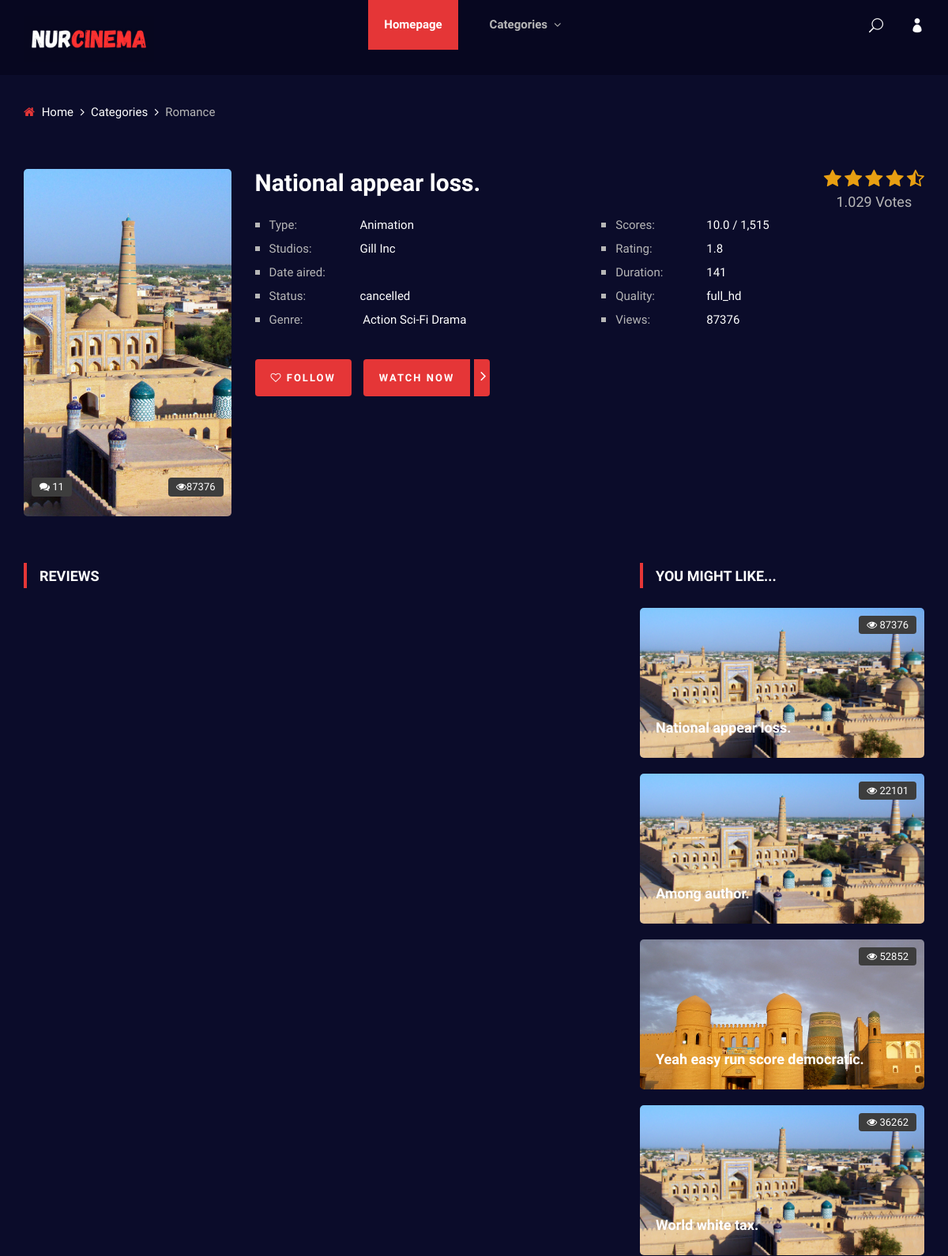
Before: /movie/national-appear-loss/ (upper part) with the older database file.
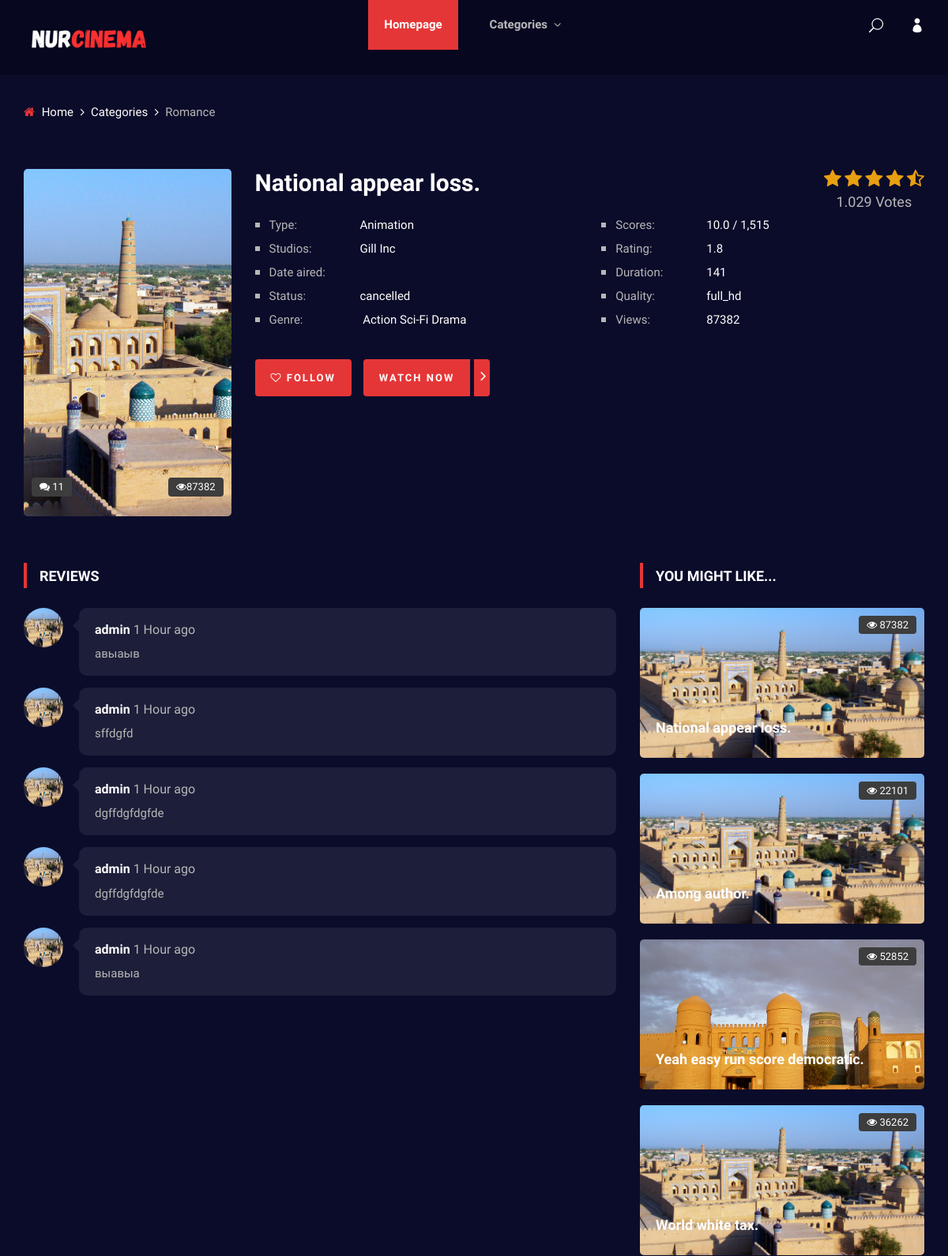
After: the same page with the newer database file.
### movies/models.py (models this page shows, shortened)
class Movie(Model):
    title = CharField(max_length=555, help_text="Kino sarlavhasi")
    description = TextField(help_text="Kino tavsilotlari")
    duration = IntegerField(help_text="Kino davomiyligi (minutda)")
    movie_type = CharField(max_length=255, help_text="Kino janri")
    studios = CharField(max_length=350, help_text="Ishlab chiqaruvchi studio")
    release_date = DateField(help_text="Kino premyerasi sana")
    rating = FloatField(help_text="Kino reytingi")
    views = IntegerField(help_text="Ko'rishlar soni")
    is_active = BooleanField(default=True, help_text="Aktivligi")
    quality = CharField(max_length=20, choices=QualityChoices.choices)
    scores = FloatField(help_text="Scoring")
    status = CharField(max_length=25, choices=MovieStatusChoices.choices,
                       default=MovieStatusChoices.COMING_SOON,
                       help_text="Kino statusi")
    image = ImageField(upload_to='movie_images/', help_text="Kino banneri")
    video = FileField(upload_to='movies/', help_text="Kino/Treyler fayli")
    thumb = FileField(upload_to='movie_thumbs/', help_text="Thumb fayli",
                      null=True, blank=True)
    type = CharField(max_length=20, choices=MovieTypeChoices.choices,
                     default=MovieTypeChoices.REGULAR,
                     help_text="Kino joylashuvi")
    slug = SlugField(unique=True, null=True, blank=True)
    created_at = DateTimeField(auto_now=True)
    updated_at = DateTimeField(auto_now_add=True)
    movie_genre = ManyToManyField('Genre', through='MovieGenre')

class MovieGenre(Model):
    movie = ForeignKey(Movie, on_delete=CASCADE)
    genre = ForeignKey(Genre, on_delete=CASCADE)

class Genre(Model):
    name = CharField(max_length=255, help_text="Kino Janri")

### users/models.py (models this page shows)
class UserReview(Model):
    user = ForeignKey(User, on_delete=CASCADE)
    movie = ForeignKey(Movie, on_delete=CASCADE)
    comment = TextField()

class User(AbstractUser):
    pass

### movies/views.py (the view, shortened to what this page needs)
# urls.py: path('movie/<slug:slug>/', movie_detail, name='movie_detail'),
def movie_detail(request, slug):
    movies = Movie.objects.get(slug=slug)
    reviews = UserReview.objects.order_by('-id')
    you_might_like = Movie.objects.filter(type=movies.type)[:4]
    context = {
        'movie': movies,
        'reviews': reviews,
        'you_might_like': you_might_like
        }
    return render(request, 'movie-details.html', context=context)

### movies/context_processors.py (called while the page is built)
def movie_detail_slug(request):
    movie_detail_slug = Movie.objects.first().slug
    return {'movie_detail_slug': movie_detail_slug}

### templates/movie-details.html (shortened to what this page needs)
{% extends 'base.html' %}
{% block legenda %}
    <div class="breadcrumb-option">
        <div class="container">
            <div class="row">
                <div class="col-lg-12">
                    <div class="breadcrumb__links">
                        <a href="./index.html"><i class="fa fa-home"></i> Home</a>
                        <a href="./categories.html">Categories</a>
                        <span>Romance</span>
                    </div>
                </div>
            </div>
        </div>
    </div>
    <section class="anime-details spad">
        <div class="container">
            <div class="anime__details__content">
                <div class="row">
                    <div class="col-lg-3">
                        <div class="anime__details__pic set-bg" data-setbg="{{ movie.image.url }}">
                            <div class="comment"><i class="fa fa-comments"></i> 11</div>
                            <div class="view"><i class="fa fa-eye"></i>{{ movie.views }}</div>
                        </div>
                    </div>
                    <div class="col-lg-9">
                        <div class="anime__details__text">
                            <div class="anime__details__title">
                                <h3>{{ movie.title }}</h3>
                            </div>
                            <div class="anime__details__rating">
                                <div class="rating">
                                    <a href="#"><i class="fa fa-star"></i></a>
                                    <a href="#"><i class="fa fa-star"></i></a>
                                    <a href="#"><i class="fa fa-star"></i></a>
                                    <a href="#"><i class="fa fa-star"></i></a>
                                    <a href="#"><i class="fa fa-star-half-o"></i></a>
                                </div>
                                <span>1.029 Votes</span>
                            </div>
                            <div class="anime__details__widget">
                                <div class="row">
                                    <div class="col-lg-6 col-md-6">
                                        <ul>
                                            <li><span>Type:</span>{{ movie.movie_type }}</li>
                                            <li><span>Studios:</span>{{ movie.studios }}</li>
                                            <li><span>Date aired:</span>{{ movie.release_data }}</li>
                                            <li><span>Status:</span>{{ movie.status }}</li>
                                            <li><span>Genre:</span>
                                                {% for genre in movie.moviegenre_set.all %}
                                                    {% if forloop.last %}
                                                        {{ genre.genre.name }}
                                                    {% else %}
                                                        {{ genre.genre.name }}
                                                    {% endif %}
                                                    {% endfor %}
                                                </li>
                                            </ul>
                                        </div>
                                        <div class="col-lg-6 col-md-6">
                                            <ul>
                                                <li><span>Scores:</span>{{ movie.scores }} / 1,515</li>
                                                <li><span>Rating:</span>{{ movie.rating }}</li>
                                                <li><span>Duration:</span>{{ movie.duration }}</li>
                                                <li><span>Quality:</span>{{ movie.quality }}</li>
                                                <li><span>Views:</span>{{ movie.views }}</li>
                                            </ul>
                                        </div>
                                    </div>
                                </div>
                                <div class="anime__details__btn">
                                    <a href="#" class="follow-btn"><i class="fa fa-heart-o"></i> Follow</a>
                                    <a href="{% url 'watch' movie.slug %}" class="watch-btn"><span>Watch Now</span> <i
                                        class="fa fa-angle-right"></i></a>
                                    </div>
                                </div>
                            </div>
                        </div>
                    </div>
                    <div class="row">
                        <div class="col-lg-8 col-md-8">
                            <div class="anime__details__review">
                                <div class="section-title">
                                    <h5>Reviews</h5>
                                </div>
                                {% for review in reviews %}
                                <div class="anime__review__item">
                                    <div class="anime__review__item__pic">
                                        <img src="{{ review.movie.image.url }}" alt="">
                                    </div>
                                    <div class="anime__review__item__text">
                                        <h6>{{ review.user.username }}<span> 1 Hour ago</span></h6>
                                        <p>{{ review.comment }}</p>
                                    </div>
                                </div>
                                {% endfor %}
                            </div>
                        </div>
                        <div class="col-lg-4 col-md-4">
                            <div class="anime__details__sidebar">
                                <div class="section-title">
                                    <h5>you might like...</h5>
                                </div>
                                {% for like in you_might_like %}
                                <div class="product__sidebar__view__item set-bg" data-setbg="{{ like.image.url }}">
                                    <div class="view"><i class="fa fa-eye"></i> {{ like.views }}</div>
                                    <h5><a href="{% url 'movie_detail' like.slug %}">{{ like.title }}</a></h5>
                                </div>
                               {% endfor %}
                            </div>
                        </div>
                    </div>
                </div>
            </section>
    {% endblock %}

### templates/base.html (shortened to what this page needs)
{% load static %}
<!DOCTYPE html>
<html lang="zxx">
<head>
    <link rel="stylesheet" href="{% static 'css/bootstrap.min.css' %}" type="text/css">
    <link rel="stylesheet" href="{% static 'css/font-awesome.min.css' %}" type="text/css">
    <link rel="stylesheet" href="{% static 'css/elegant-icons.css' %}" type="text/css">
    <link rel="stylesheet" href="{% static 'css/plyr.css' %}" type="text/css">
    <link rel="stylesheet" href="{% static 'css/nice-select.css' %}" type="text/css">
    <link rel="stylesheet" href="{% static 'css/owl.carousel.min.css' %}" type="text/css">
    <link rel="stylesheet" href="{% static 'css/slicknav.min.css' %}" type="text/css">
    <link rel="stylesheet" href="{% static 'css/style.css' %}" type="text/css">
</head>
<body>
    <header class="header">
        <div class="container">
            <div class="row">
                <div class="col-lg-2">
                    <div class="header__logo">
                        <a href="{% url 'home' %}">
                            <img src="{% static 'img/logo2.png' %}" alt="Logo">
                        </a>
                    </div>
                </div>
                <div class="col-lg-8">
                    <div class="header__nav">
                        <nav class="header__menu mobile-menu">
                            <ul>
                                <li class="active"><a href="{% url 'home' %}">Homepage</a></li>
                                <li><a href="#">Categories <span class="arrow_carrot-down"></span></a>
                                </li>
                            </ul>
                        </nav>
                    </div>
                </div>
                <div class="col-lg-2">
                    <div class="header__right">
                        <a href="#" class="search-switch"><span class="icon_search"></span></a>
                        {% if request.user.is_authenticated %}
                        <a href="{% url 'logout' %}"><span class="fa fa-sign-out"></span></a>
                        {% else %}
                        <a href="{% url 'login' %}"><span class="icon_profile"></span></a>
                        {% endif %}
                    </div>
                </div>
            </div>
        </div>
    </header>
    {% block legenda %}
    {% endblock %}
</body>
</html>

Changed rows visible on the page:
changed Movie "National appear loss.": views "87376" → "87382"
added UserReview: movie.image (picture), user.username "admin", comment "авыаыв"
added UserReview: movie.image (picture), user.username "admin", comment "sffdgfd"
added UserReview: movie.image (picture), user.username "admin", comment "dgffdgfdgfde"
added UserReview: movie.image (picture), user.username "admin", comment "dgffdgfdgfde"
added UserReview: movie.image (picture), user.username "admin", comment "выавыа"
